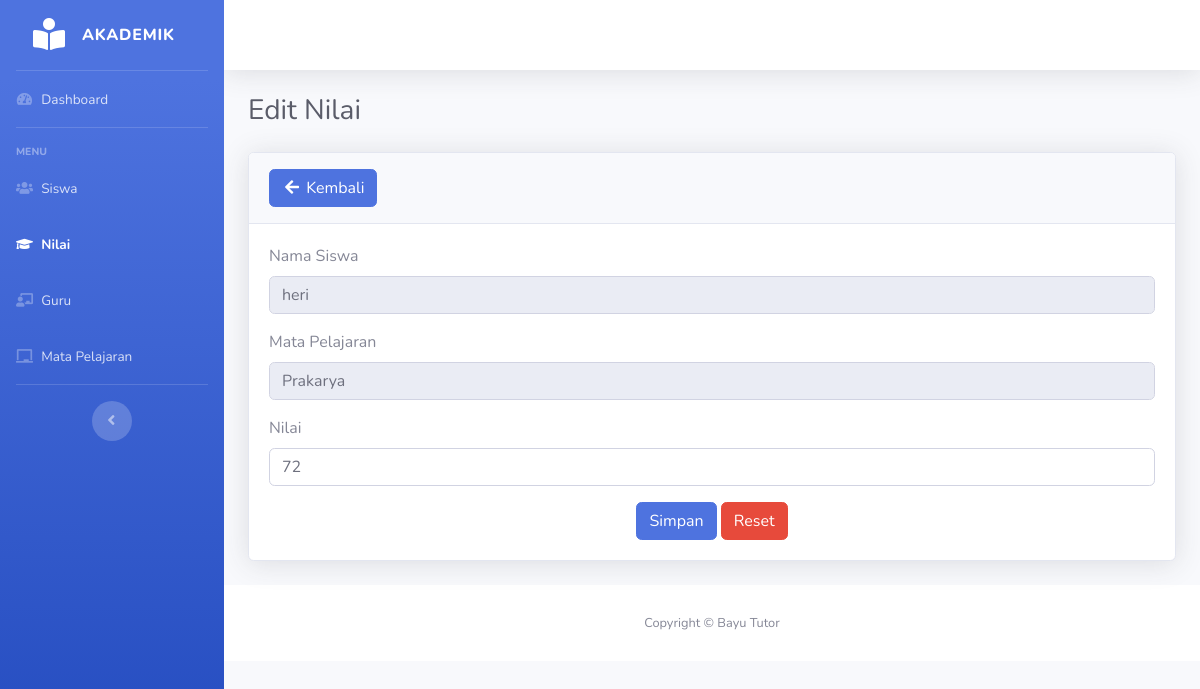
/Aplikasi-Raport-Sederhana/nilai/nilai-edit.php?nis=77228601&kd_mp=10, run on an earlier commit of the app's database.
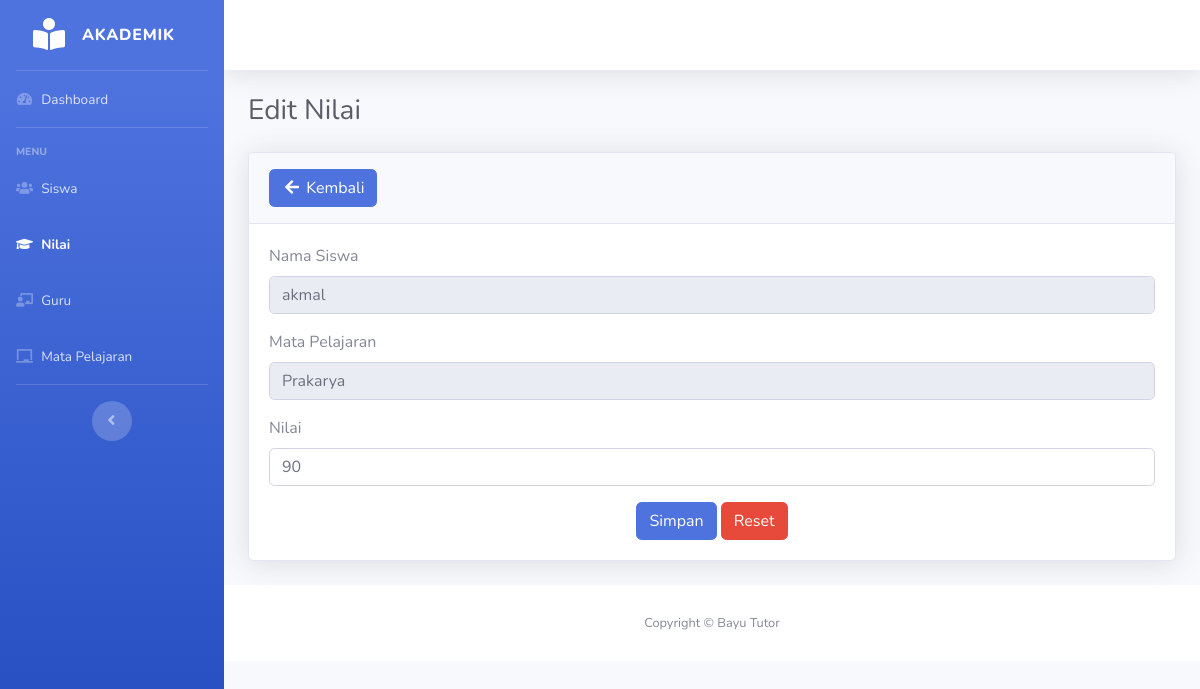
And on a later commit of the database.
### tables this page shows
CREATE TABLE `nilai` (
  `nis` varchar(8) NOT NULL,
  `kd_mp` int(11) NOT NULL,
  `semester` enum('1','2') DEFAULT NULL,
  `nilai` int(3) DEFAULT NULL,
  `predikat` char(1) DEFAULT NULL
);

CREATE TABLE `siswa` (
  `nis` varchar(8) NOT NULL,
  `nama` varchar(30) NOT NULL,
  `alamat` varchar(30) DEFAULT NULL,
  `kelas` enum('VII','VIII','IX') NOT NULL,
  `tanggal_lahir` date DEFAULT NULL,
  `jenis_kelamin` enum('L','P') DEFAULT NULL,
  `agama` enum('ISLAM','PROTESTAN','KATHOLIK','HINDU','BUDHA','KONGHUCU','LAINNYA') DEFAULT NULL,
  `orang_tua` varchar(30) DEFAULT NULL,
  `asal_sekolah` varchar(50) NOT NULL
);

CREATE TABLE `mata_pelajaran` (
  `kd_mp` int(11) NOT NULL,
  `nama_mp` varchar(30) DEFAULT NULL
);

### Aplikasi-Raport-Sederhana/functions.php (called while the page is built, shortened)
<?php
function ambilsatubaris($conn, $query)
{
    $db = mysqli_query($conn, $query);
    return mysqli_fetch_assoc($db);
}
	?>

### Aplikasi-Raport-Sederhana/nilai/nilai-edit.php (the view, shortened to what this page needs)
<?php
include_once("../functions.php");
$nis = $_GET['nis'];
$kd_mp = $_GET['kd_mp'];
$query = "SELECT siswa.nis, nilai.kd_mp, nama_mp, siswa.nama, nilai  FROM nilai, siswa, mata_pelajaran
        WHERE siswa.nis = nilai.nis
        AND nilai.kd_mp = mata_pelajaran.kd_mp
		AND nilai.nis= '$nis' AND nilai.kd_mp= '$kd_mp'";
$ubah =  ambilsatubaris($con, $query);
?>
<!DOCTYPE html>
<html lang="en">
<head>
    <link href="../assets/vendor/fontawesome-free/css/all.min.css" rel="stylesheet" type="text/css">
    <link href="../assets/css/sb-admin-2.min.css" rel="stylesheet">
    <link href="../assets/vendor/datatables/dataTables.bootstrap4.min.css" rel="stylesheet">
</head>
<body id="page-top">
    <div id="wrapper">
       <?php include_once("../layout/sidebar.php") ?>
        <div id="content-wrapper" class="d-flex flex-column">
            <div id="content">
            <?php include_once("../layout/topbar.php") ?>
                <div class="container-fluid">
                    <h1 class="h3 mb-4 text-gray-800">Edit Nilai</h1>
                    <div class="card shadow mb-4">
                        <div class="card-header py-3">
                            <a href="javascript:void(0)" onclick="window.history.back();" class="btn btn-primary box-title"><i class="fa fa-arrow-left fa-fw"></i> Kembali</a>
                        </div>
                        <div class="card-body">
                    <form method="post" action="">
                    <div class="form-group">
                        <label>Nama Siswa</label>
                        <input type="text" name="nama" id="" class="form-control" value="<?= $ubah['nama'] ?>" readonly>
                    </div>
                   <div class="form-group">
                        <label>Mata Pelajaran</label>
                        <input type="text" name="kd_mp" id="" class="form-control" value="<?= $ubah['nama_mp'] ?>" readonly>
                    </div>
                    <div class="form-group">
                        <label>Nilai</label>
                        <input type="number" name="nilai" class="form-control" value="<?= $ubah['nilai']?>">
                    </div>
                    <div class="text-center">
                        <button type="submit" name="btn-ubah" class="btn btn-primary tambah">Simpan</button>
                        <button type="reset" class="btn btn-danger">Reset</button>
                    </div>
                </form>
                        </div>
                </div>
            </div>
            <?php include_once("../layout/footer.php") ?>
        </div>
    </div>
</body>
</html>

What changed in the data, as far as the page shows it:
removed nilai: nama "heri", kd_mp "Prakarya", nilai "72"
added nilai: nama "akmal", kd_mp "Prakarya", nilai "90"
